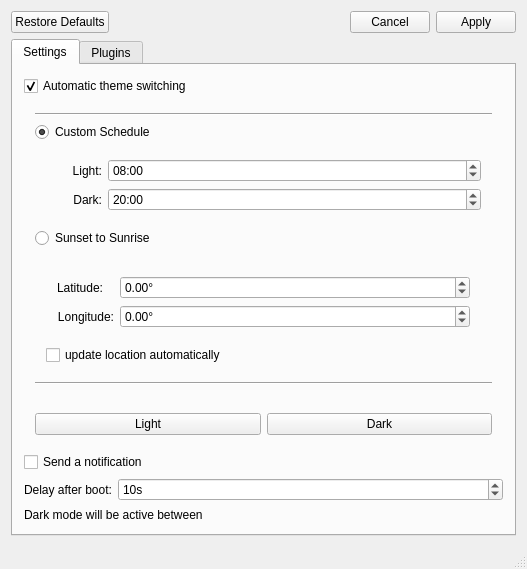
<?xml version="1.0" encoding="UTF-8"?>
<ui version="4.0">
 <class>main_window</class>
 <widget class="QMainWindow" name="main_window">
  <property name="sizePolicy">
   <sizepolicy hsizetype="MinimumExpanding" vsizetype="MinimumExpanding">
    <horstretch>0</horstretch>
    <verstretch>0</verstretch>
   </sizepolicy>
  </property>
  <property name="windowTitle">
   <string notr="true">Yin &amp; Yang</string>
  </property>
  <property name="windowIcon">
   <iconset theme="yin_yang" resource="../resources/resources.qrc">
    <normaloff>:/icons/logo</normaloff>:/icons/logo</iconset>
  </property>
  <property name="locale">
   <locale language="English" country="UnitedKingdom"/>
  </property>
  <widget class="QWidget" name="central_widget">
   <layout class="QVBoxLayout" name="central_widget_layout">
    <item>
     <widget class="QDialogButtonBox" name="btn_box">
      <property name="standardButtons">
       <set>QDialogButtonBox::Apply|QDialogButtonBox::Cancel|QDialogButtonBox::RestoreDefaults</set>
      </property>
     </widget>
    </item>
    <item>
     <widget class="QTabWidget" name="tab_widget">
      <property name="minimumSize">
       <size>
        <width>368</width>
        <height>0</height>
       </size>
      </property>
      <property name="currentIndex">
       <number>0</number>
      </property>
      <widget class="QWidget" name="settings">
       <attribute name="title">
        <string>Settings</string>
       </attribute>
       <layout class="QVBoxLayout" name="settings_layout">
        <item>
         <widget class="QCheckBox" name="btn_enable">
          <property name="text">
           <string>Automatic theme switching</string>
          </property>
          <property name="checked">
           <bool>true</bool>
          </property>
         </widget>
        </item>
        <item>
         <widget class="QWidget" name="schedule_settings" native="true">
          <layout class="QVBoxLayout" name="schedule_settings_layout">
           <item>
            <widget class="Line" name="line_top">
             <property name="orientation">
              <enum>Qt::Horizontal</enum>
             </property>
            </widget>
           </item>
           <item>
            <widget class="QRadioButton" name="btn_schedule">
             <property name="text">
              <string>Custom Schedule</string>
             </property>
             <property name="checked">
              <bool>true</bool>
             </property>
            </widget>
           </item>
           <item>
            <widget class="QFrame" name="time">
             <property name="sizePolicy">
              <sizepolicy hsizetype="Preferred" vsizetype="Preferred">
               <horstretch>0</horstretch>
               <verstretch>0</verstretch>
              </sizepolicy>
             </property>
             <layout class="QFormLayout" name="time_layout">
              <property name="labelAlignment">
               <set>Qt::AlignCenter</set>
              </property>
              <property name="leftMargin">
               <number>37</number>
              </property>
              <item row="0" column="0">
               <widget class="QLabel" name="label_light">
                <property name="text">
                 <string>Light:</string>
                </property>
                <property name="alignment">
                 <set>Qt::AlignRight|Qt::AlignTrailing|Qt::AlignVCenter</set>
                </property>
               </widget>
              </item>
              <item row="0" column="1">
               <widget class="QTimeEdit" name="inp_time_light">
                <property name="sizePolicy">
                 <sizepolicy hsizetype="Minimum" vsizetype="Minimum">
                  <horstretch>0</horstretch>
                  <verstretch>0</verstretch>
                 </sizepolicy>
                </property>
                <property name="minimumSize">
                 <size>
                  <width>88</width>
                  <height>0</height>
                 </size>
                </property>
                <property name="displayFormat">
                 <string notr="true">HH:mm</string>
                </property>
                <property name="time">
                 <time>
                  <hour>8</hour>
                  <minute>0</minute>
                  <second>0</second>
                 </time>
                </property>
               </widget>
              </item>
              <item row="1" column="0">
               <widget class="QLabel" name="label_dark">
                <property name="text">
                 <string>Dark:</string>
                </property>
                <property name="alignment">
                 <set>Qt::AlignRight|Qt::AlignTrailing|Qt::AlignVCenter</set>
                </property>
               </widget>
              </item>
              <item row="1" column="1">
               <widget class="QTimeEdit" name="inp_time_dark">
                <property name="sizePolicy">
                 <sizepolicy hsizetype="Minimum" vsizetype="Minimum">
                  <horstretch>0</horstretch>
                  <verstretch>0</verstretch>
                 </sizepolicy>
                </property>
                <property name="minimumSize">
                 <size>
                  <width>88</width>
                  <height>0</height>
                 </size>
                </property>
                <property name="displayFormat">
                 <string notr="true">HH:mm</string>
                </property>
                <property name="time">
                 <time>
                  <hour>20</hour>
                  <minute>0</minute>
                  <second>0</second>
                 </time>
                </property>
               </widget>
              </item>
             </layout>
            </widget>
           </item>
           <item>
            <widget class="QRadioButton" name="btn_sun">
             <property name="text">
              <string>Sunset to Sunrise</string>
             </property>
            </widget>
           </item>
           <item>
            <widget class="QFrame" name="location">
             <layout class="QVBoxLayout" name="verticalLayout">
              <item>
               <widget class="QWidget" name="location_input" native="true">
                <layout class="QFormLayout" name="formLayout">
                 <item row="1" column="0">
                  <widget class="QLabel" name="label_longitude">
                   <property name="text">
                    <string>Longitude:</string>
                   </property>
                   <property name="alignment">
                    <set>Qt::AlignRight|Qt::AlignTrailing|Qt::AlignVCenter</set>
                   </property>
                  </widget>
                 </item>
                 <item row="1" column="1">
                  <widget class="QDoubleSpinBox" name="inp_longitude">
                   <property name="sizePolicy">
                    <sizepolicy hsizetype="Minimum" vsizetype="Fixed">
                     <horstretch>0</horstretch>
                     <verstretch>0</verstretch>
                    </sizepolicy>
                   </property>
                   <property name="minimumSize">
                    <size>
                     <width>88</width>
                     <height>0</height>
                    </size>
                   </property>
                   <property name="suffix">
                    <string notr="true">°</string>
                   </property>
                   <property name="minimum">
                    <double>-180.000000000000000</double>
                   </property>
                   <property name="maximum">
                    <double>180.000000000000000</double>
                   </property>
                  </widget>
                 </item>
                 <item row="0" column="0">
                  <widget class="QLabel" name="label_latitude">
                   <property name="text">
                    <string>Latitude:</string>
                   </property>
                   <property name="alignment">
                    <set>Qt::AlignRight|Qt::AlignTrailing|Qt::AlignVCenter</set>
                   </property>
                  </widget>
                 </item>
                 <item row="0" column="1">
                  <widget class="QDoubleSpinBox" name="inp_latitude">
                   <property name="sizePolicy">
                    <sizepolicy hsizetype="Minimum" vsizetype="Minimum">
                     <horstretch>0</horstretch>
                     <verstretch>0</verstretch>
                    </sizepolicy>
                   </property>
                   <property name="minimumSize">
                    <size>
                     <width>88</width>
                     <height>0</height>
                    </size>
                   </property>
                   <property name="suffix">
                    <string notr="true">°</string>
                   </property>
                   <property name="minimum">
                    <double>-90.000000000000000</double>
                   </property>
                   <property name="maximum">
                    <double>90.000000000000000</double>
                   </property>
                  </widget>
                 </item>
                </layout>
               </widget>
              </item>
              <item>
               <widget class="QCheckBox" name="btn_location">
                <property name="text">
                 <string>update location automatically</string>
                </property>
               </widget>
              </item>
             </layout>
            </widget>
           </item>
           <item>
            <widget class="Line" name="line_bottom">
             <property name="orientation">
              <enum>Qt::Horizontal</enum>
             </property>
            </widget>
           </item>
          </layout>
         </widget>
        </item>
        <item>
         <widget class="QWidget" name="manual_buttons" native="true">
          <layout class="QHBoxLayout" name="horizontalLayout_3">
           <item>
            <widget class="QPushButton" name="button_light">
             <property name="text">
              <string>Light</string>
             </property>
            </widget>
           </item>
           <item>
            <widget class="QPushButton" name="button_dark">
             <property name="text">
              <string>Dark</string>
             </property>
            </widget>
           </item>
          </layout>
         </widget>
        </item>
        <item>
         <widget class="QCheckBox" name="toggle_notification">
          <property name="text">
           <string>Send a notification</string>
          </property>
         </widget>
        </item>
        <item>
         <layout class="QFormLayout" name="bootOffsetSettings">
          <property name="verticalSpacing">
           <number>6</number>
          </property>
          <item row="0" column="0">
           <widget class="QLabel" name="bootOffsetLabel">
            <property name="toolTip">
             <string>Time to wait until the system finished booting. Default value is 10 seconds.</string>
            </property>
            <property name="text">
             <string>Delay after boot:</string>
            </property>
           </widget>
          </item>
          <item row="0" column="1">
           <widget class="QSpinBox" name="bootOffset">
            <property name="suffix">
             <string>s</string>
            </property>
            <property name="value">
             <number>10</number>
            </property>
           </widget>
          </item>
         </layout>
        </item>
        <item>
         <widget class="QLabel" name="label_active">
          <property name="text">
           <string notr="true">Dark mode will be active between</string>
          </property>
         </widget>
        </item>
       </layout>
      </widget>
      <widget class="QWidget" name="plugins">
       <attribute name="title">
        <string>Plugins</string>
       </attribute>
       <layout class="QVBoxLayout" name="plugins_layout">
        <item>
         <widget class="QScrollArea" name="plugins_scroll">
          <property name="frameShape">
           <enum>QFrame::NoFrame</enum>
          </property>
          <property name="widgetResizable">
           <bool>true</bool>
          </property>
          <widget class="QWidget" name="plugins_scroll_content">
           <property name="geometry">
            <rect>
             <x>0</x>
             <y>0</y>
             <width>489</width>
             <height>465</height>
            </rect>
           </property>
           <layout class="QVBoxLayout" name="plugins_scroll_content_layout">
            <item>
             <layout class="QHBoxLayout" name="horizontalLayout">
              <item>
               <widget class="QGroupBox" name="samplePluginGroupBox">
                <property name="title">
                 <string notr="true">Sample Plugin</string>
                </property>
                <layout class="QHBoxLayout" name="horizontalLayout_2">
                 <item>
                  <widget class="QComboBox" name="comboBox">
                   <property name="currentText">
                    <string notr="true"/>
                   </property>
                   <property name="sizeAdjustPolicy">
                    <enum>QComboBox::AdjustToContentsOnFirstShow</enum>
                   </property>
                   <property name="placeholderText">
                    <string notr="true">firefox-compact-light@mozilla.org</string>
                   </property>
                  </widget>
                 </item>
                 <item>
                  <widget class="QComboBox" name="comboBox_2">
                   <property name="currentText">
                    <string notr="true"/>
                   </property>
                   <property name="sizeAdjustPolicy">
                    <enum>QComboBox::AdjustToContentsOnFirstShow</enum>
                   </property>
                   <property name="placeholderText">
                    <string notr="true">firefox-compact-dark@mozilla.org</string>
                   </property>
                  </widget>
                 </item>
                </layout>
               </widget>
              </item>
             </layout>
            </item>
           </layout>
          </widget>
         </widget>
        </item>
       </layout>
      </widget>
     </widget>
    </item>
   </layout>
  </widget>
  <widget class="QStatusBar" name="status_bar"/>
 </widget>
 <layoutdefault spacing="6" margin="11"/>
 <resources>
  <include location="../resources/resources.qrc"/>
 </resources>
 <connections>
  <connection>
   <sender>btn_sun</sender>
   <signal>toggled(bool)</signal>
   <receiver>location</receiver>
   <slot>setVisible(bool)</slot>
   <hints>
    <hint type="sourcelabel">
     <x>289</x>
     <y>225</y>
    </hint>
    <hint type="destinationlabel">
     <x>270</x>
     <y>353</y>
    </hint>
   </hints>
  </connection>
  <connection>
   <sender>btn_schedule</sender>
   <signal>toggled(bool)</signal>
   <receiver>time</receiver>
   <slot>setVisible(bool)</slot>
   <hints>
    <hint type="sourcelabel">
     <x>130</x>
     <y>109</y>
    </hint>
    <hint type="destinationlabel">
     <x>235</x>
     <y>197</y>
    </hint>
   </hints>
  </connection>
  <connection>
   <sender>btn_enable</sender>
   <signal>toggled(bool)</signal>
   <receiver>schedule_settings</receiver>
   <slot>setVisible(bool)</slot>
   <hints>
    <hint type="sourcelabel">
     <x>198</x>
     <y>66</y>
    </hint>
    <hint type="destinationlabel">
     <x>188</x>
     <y>318</y>
    </hint>
   </hints>
  </connection>
  <connection>
   <sender>btn_enable</sender>
   <signal>toggled(bool)</signal>
   <receiver>manual_buttons</receiver>
   <slot>setHidden(bool)</slot>
   <hints>
    <hint type="sourcelabel">
     <x>109</x>
     <y>58</y>
    </hint>
    <hint type="destinationlabel">
     <x>274</x>
     <y>398</y>
    </hint>
   </hints>
  </connection>
 </connections>
</ui>
